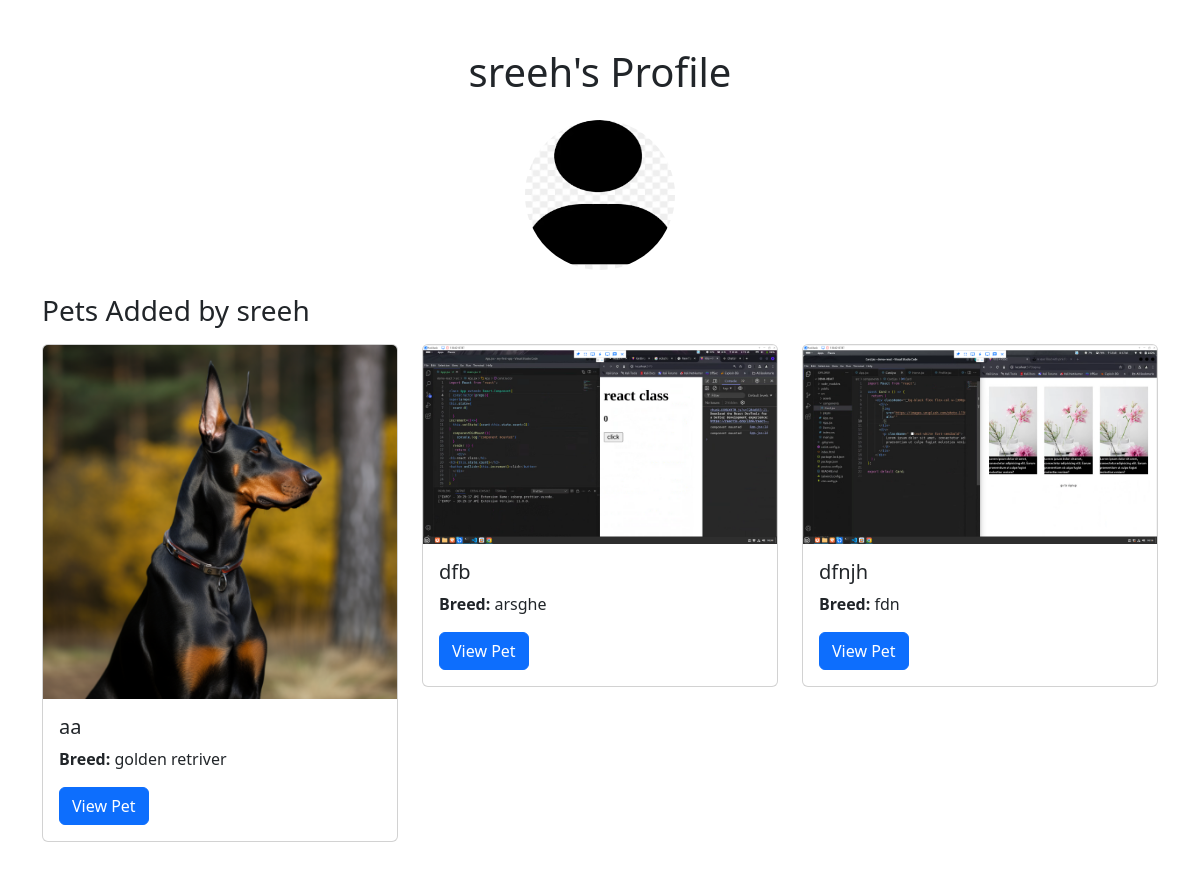
Page /user/7/profile on the earlier database version.
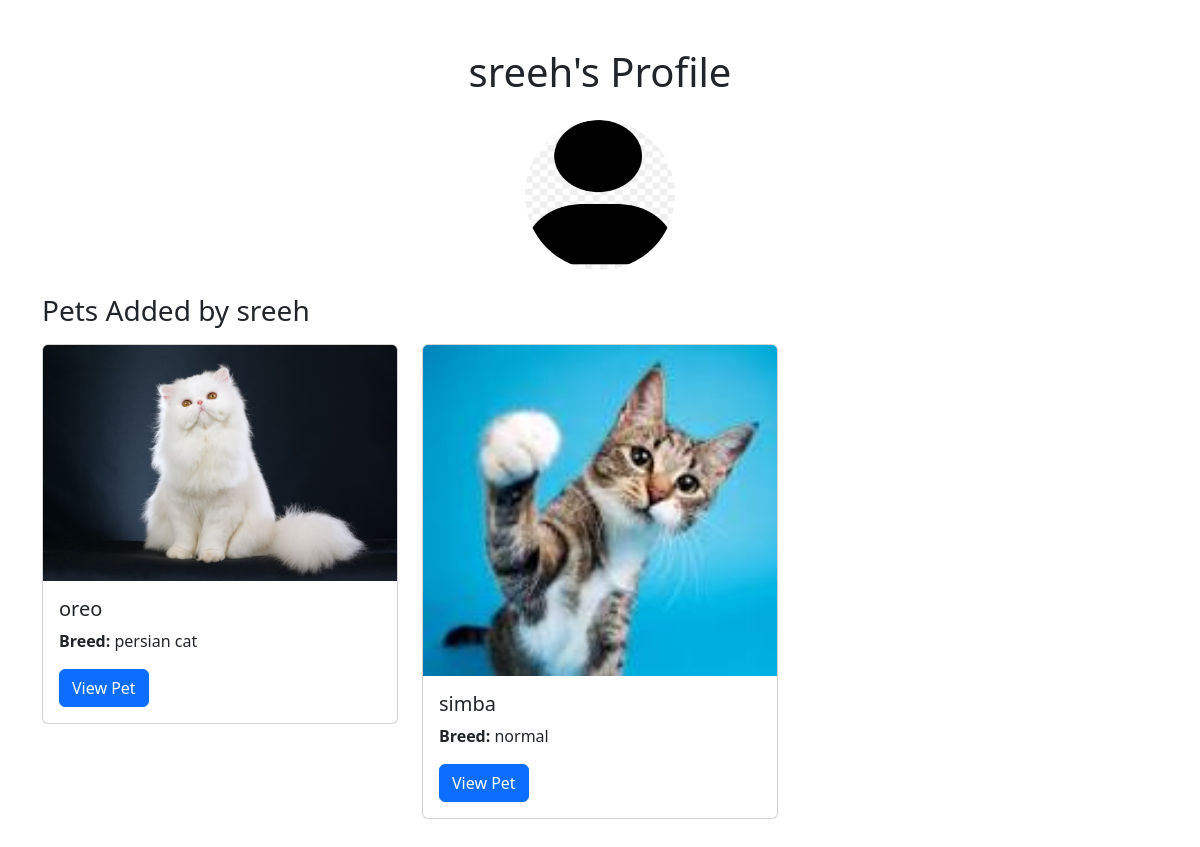
Same page on the later database version.
### app/models.py (models this page shows, shortened)
class Pet(models.Model):
    category = models.ForeignKey(Category, on_delete=models.CASCADE)
    address = models.ForeignKey(Address, on_delete=models.CASCADE)
    pet_type = models.ForeignKey(PetType, on_delete=models.CASCADE)
    user = models.ForeignKey(User, on_delete=models.CASCADE)
    pet_name = models.CharField(max_length=100)
    pet_description = models.TextField()
    pet_age = models.IntegerField()
    pet_image = models.ImageField(upload_to='pet_images/')
    pet_price = models.IntegerField()
    pet_breed = models.CharField(max_length=100)
    created_at = models.DateTimeField(auto_now_add=True)
    is_available = models.BooleanField(default=True)

### app/views.py (the view)
# urls.py: path('user/<int:user_id>/profile', views.user_profile, name='user_profile'),
def user_profile(request, user_id):
    user = User.objects.get(id=user_id)
    pets = Pet.objects.filter(user=user)
    return render(request, 'user/user_profile.html', {'user': user, 'pets': pets})

### templates/user/user_profile.html (shortened to what this page needs)
<!DOCTYPE html>
<html lang="en">
<head>
    <link href="https://cdn.jsdelivr.net/npm/bootstrap@5.3.3/dist/css/bootstrap.min.css" rel="stylesheet">
</head>
<body>
    <div class="container my-5">
        <h1 class="text-center mb-4">{{ user.first_name }}'s Profile</h1>
        <div class="text-center">
            <img src="../../static/images/default_profile_image.png"
            alt="dp" class="profile-img rounded-circle" style="width: 150px; height: 150px;">
        </div>
        <div class="mt-4">
            <h3 class="mb-3">Pets Added by {{ user.first_name }}</h3>
            <div class="row">
                {% for pet in pets %}
                    <div class="col-md-4">
                        <div class="card">
                            <img src="{{ pet.pet_image.url }}" class="card-img-top" alt="{{ pet.pet_name }}">
                            <div class="card-body">
                                <h5 class="card-title">{{ pet.pet_name }}</h5>
                                <p class="card-text"><strong>Breed:</strong> {{ pet.pet_breed }}</p>
                                <a href="{% url 'pet_detail' pet.id %}" class="btn btn-primary">View Pet</a>
                            </div>
                        </div>
                    </div>
                {% empty %}
                    <p>No pets added yet.</p>
                {% endfor %}
            </div>
        </div>
    </div>
</body>
</html>

Differences in the rows shown:
removed Pet: pet_image (picture), pet_name "aa", pet_breed "golden retriver"
removed Pet: pet_image (picture), pet_name "dfb", pet_breed "arsghe"
removed Pet: pet_image (picture), pet_name "dfnjh", pet_breed "fdn"
added Pet: pet_image (picture), pet_name "oreo", pet_breed "persian cat"
added Pet: pet_image (picture), pet_name "simba", pet_breed "normal"
